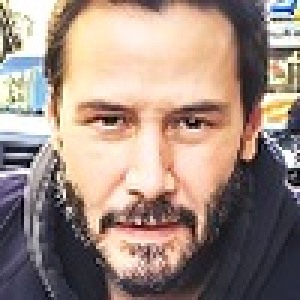
#> input picture datacleaning/train/focused/image0018022.jpg, 100 x 100 px (shown 3 times larger)
$ python dataVisualisation.py
#> lines starting #> are read from the running program, lines starting #| are printed output that depends on the picture
import os
import random
import cv2
import matplotlib.pyplot as plt
import matplotlib.image as mpimg

# Defining the parent directory containing subdirectories with class images
parent_directory = '../datacleaning/train'

# Getting the list of subdirectories (classes)
subdirectories = [d for d in os.listdir(parent_directory) if os.path.isdir(os.path.join(parent_directory, d))]

# Class Distribution (Bar Graph)
class_counts = [len(os.listdir(os.path.join(parent_directory, sub))) for sub in subdirectories]
class_labels = [sub for sub in subdirectories]

plt.figure(figsize=(8, 8))
plt.bar(class_labels, class_counts)
plt.xticks(rotation=45, ha="right")
plt.title('Class Distribution')
plt.xlabel('Classes')
plt.ylabel('Number of Images')

# Generating 5*5 grid with random sample images and generating intensity distribution of the same images in RGB channels
# Initialize Matplotlib for the image grid
fig1, axes1 = plt.subplots(5, 5, figsize=(8.5, 11), constrained_layout=True) # Standard letter-sized page

# Initialize Matplotlib for the histogram grid
fig2, axes2 = plt.subplots(5, 5, figsize=(20, 25), constrained_layout=True)  # Standard letter-sized page

# Randomly select and display 25 images from different classes simultaneously plot intensity graph
for i in range(5):
    for j in range(5):
        # Randomly selecting a class for Sample Images
        random_subdirectory = random.choice(subdirectories)

        # Getting the list of image files in the selected class
        image_files = os.listdir(os.path.join(parent_directory, random_subdirectory))

        # Randomly selecting an image from the class
        random_image = random.choice(image_files)

        # Loading and displaying the selected image in pixels
        image_path = os.path.join(parent_directory, random_subdirectory, random_image)
        image = mpimg.imread(image_path)
#> image is the input picture: shape (100, 100, 3); mean R, G, B 158.7, 138.6, 128.3

        if image is not None:
            # [Separate the image into 3 channels (B, G, and R)]
            bgr_planes = cv2.split(image)

            # Compute the histograms for each channel
            hist_b = cv2.calcHist(bgr_planes, [0], None, [256], (0, 256), accumulate=False)
#> hist_b = 256 values, max 1514 at index 255, min 1 at index 1, mean 39.06
            hist_g = cv2.calcHist(bgr_planes, [1], None, [256], (0, 256), accumulate=False)
#> hist_g = 256 values, max 194 at index 255, min 0 at index 7, mean 39.06
            hist_r = cv2.calcHist(bgr_planes, [2], None, [256], (0, 256), accumulate=False)
#> hist_r = 256 values, max 163 at index 255, min 1 at index 6, mean 39.06

            # Normalize the histograms
            cv2.normalize(hist_b, hist_b, 0, 1, cv2.NORM_MINMAX)
            cv2.normalize(hist_g, hist_g, 0, 1, cv2.NORM_MINMAX)
            cv2.normalize(hist_r, hist_r, 0, 1, cv2.NORM_MINMAX)

            # Plot histogram
            axes2[i, j].plot(hist_b, color='blue')
            axes2[i, j].plot(hist_g, color='green')
            axes2[i, j].plot(hist_r, color='red')

            # Set labels and grid
            axes2[i, j].set_title(f'{random_subdirectory}')
            axes2[i, j].set_xlabel('Pixel Intensity')
            axes2[i, j].set_ylabel('Frequency')
            axes2[i, j].grid(True, which='both', linestyle='--', linewidth=0.5)

        # plot the selected random image
        axes1[i, j].imshow(image)
        axes1[i, j].set_title(f'{random_subdirectory}')
        axes1[i, j].axis('off')

# Show the histogram
plt.show()
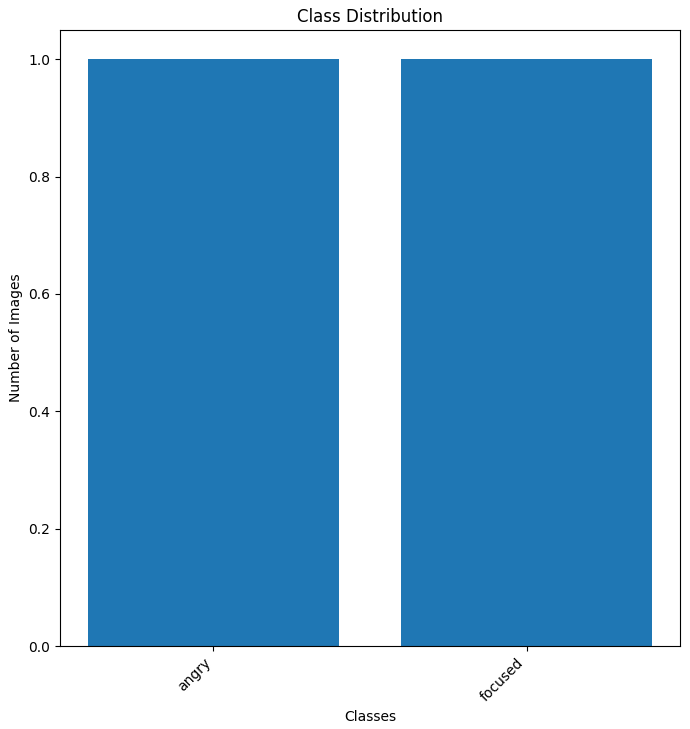
#> figure drawn by matplotlib, 1 panel
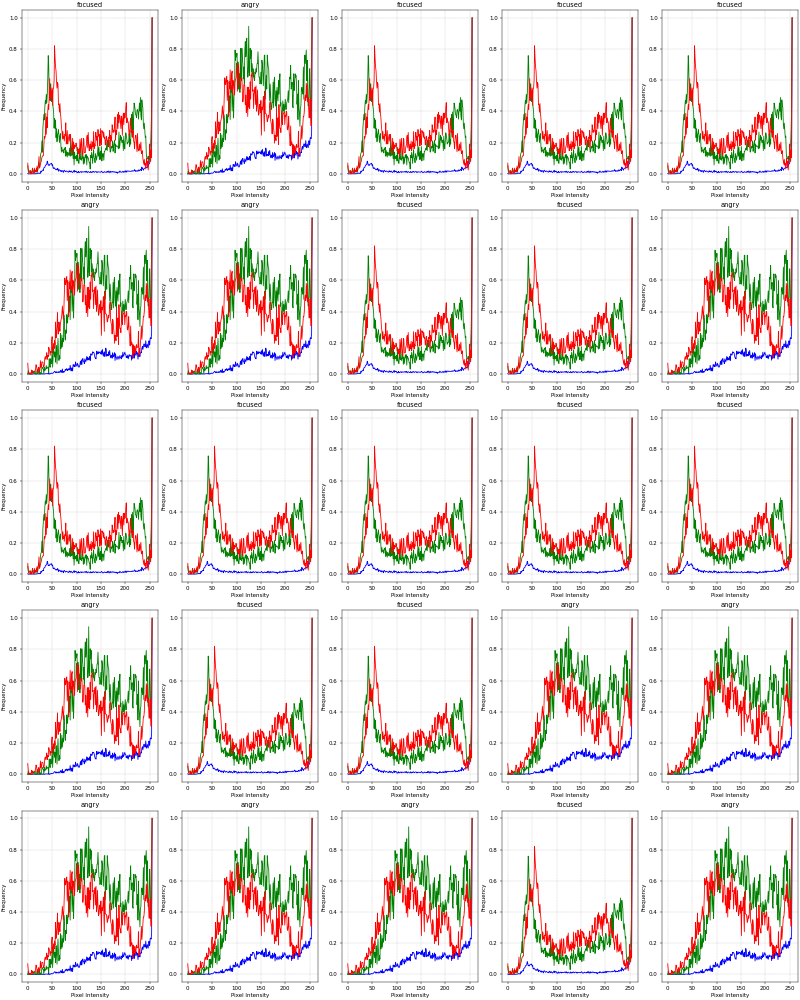
#> figure drawn by matplotlib, 25 panels; panel 1: curve peaks at x = 255, y = 1; panel 1: curve peaks at x = 255, y = 1; panel 1: curve peaks at x = 255, y = 1; panel 2: curve peaks at x = 255, y = 1
